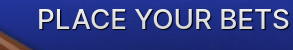
#> input picture images/bet_placing_template.png, 293 x 50 px
$ python template_matcher.py
#> lines starting #> are read from the running program, lines starting #| are printed output that depends on the picture
import mss
import cv2
import time
import numpy as np

detection_threshold = 0.9
placing_bets = False

# Open all the templates
place_bet_template = cv2.imread("./images/bet_placing_template.png")
#> place_bet_template is the input picture: shape (50, 293, 3); mean B, G, R 135.7, 64.4, 52.8
place_bet_template_gray = cv2.cvtColor(place_bet_template, cv2.COLOR_BGR2GRAY)
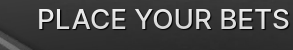
#> place_bet_template_gray: shape (50, 293); min 3, max 242, mean 69.1

number_templates = []
for i in range(37):
    filename = "./images/%d.png" % i
    template = cv2.imread(filename)
    number_templates.append(template)

""" Places the required bets by pressing on the correct screen location """
def place_bets(sct, current_bet):
    print("Placing bets")
    return None

""" Function that checks what the previous win was
    Returns the number together with its color as either 'r' or 'b' """
# [23 lines left out: function check_winner, not called in this run]

""" Returns 1 in case we are allowed to place our bets else 0 """
# [18 lines left out: function obtain_status, not called in this run]

desired_color = 'r'
#> desired_color = 'r'
current_bet = 1
old_status = False
switched = False  # to find out whether we are in the same status as before or whether we have switches statusses
# Start recording the screen and keep recording it
#> (the run stopped early here; a loop or call above may not have finished)
